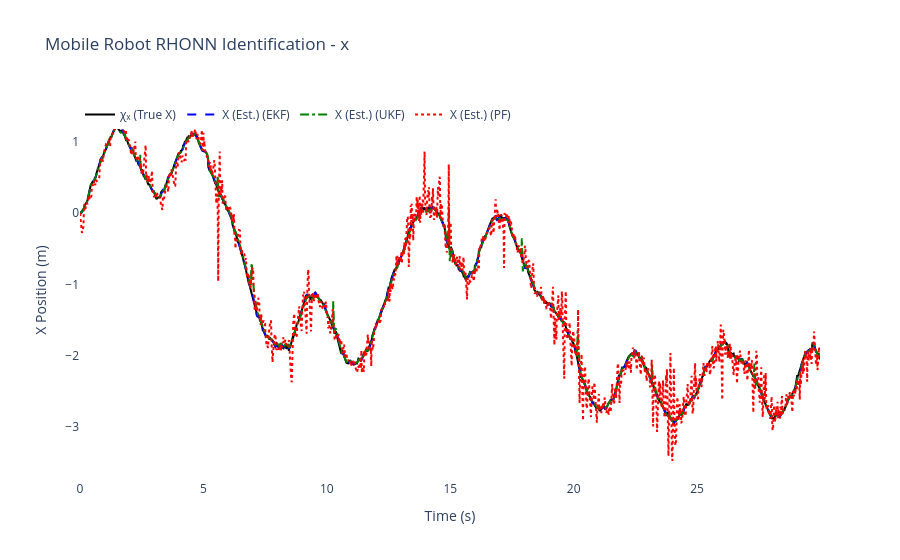
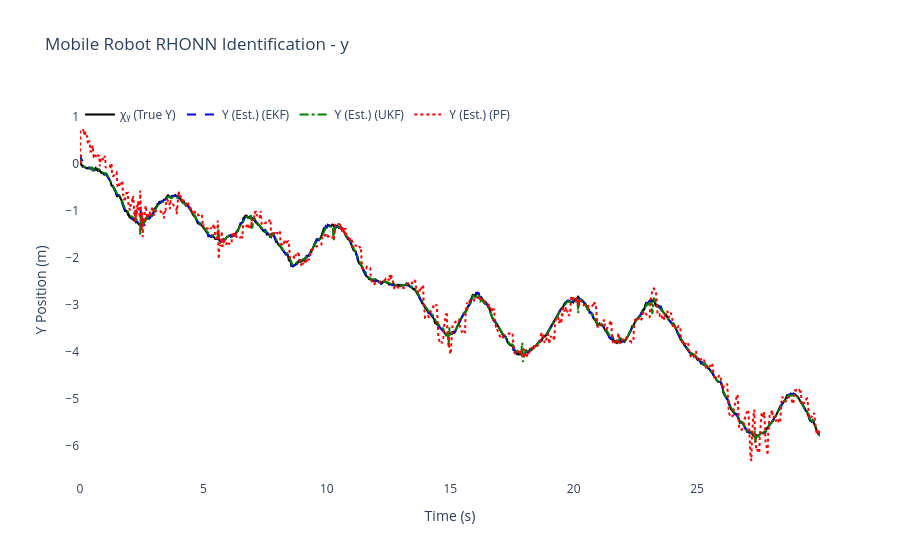
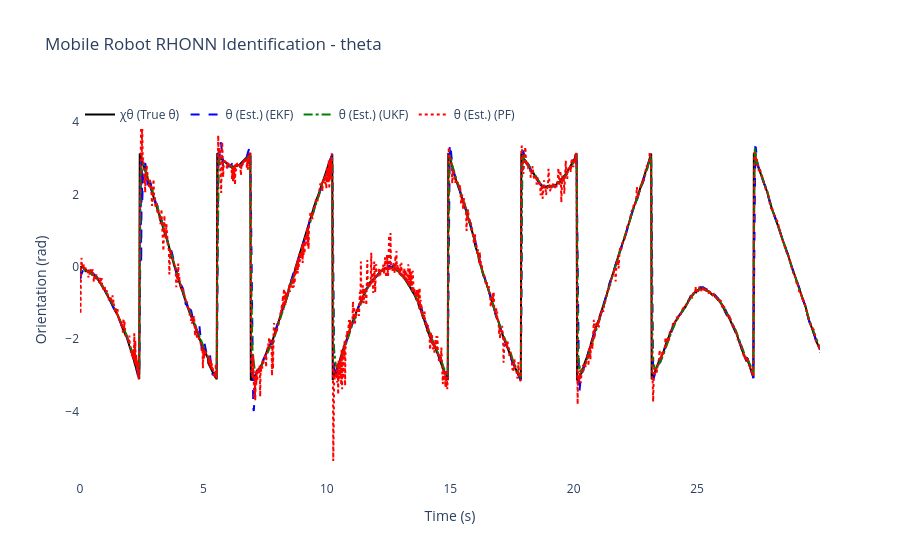
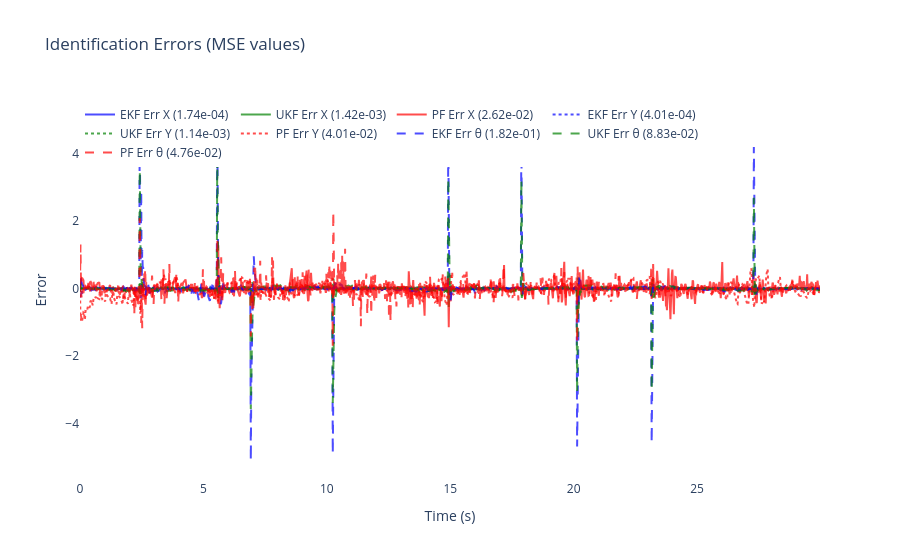

Here is the notebook cell these charts were saved with, in order:
### Code cell
# ============================================================
# 6) Results & plots for Differential Drive Mobile Robot
# ============================================================

mse_x_ekf = np.mean((x_true[:, 0] - x_hat_ekf[:, 0])**2)
mse_y_ekf = np.mean((x_true[:, 1] - x_hat_ekf[:, 1])**2)
mse_theta_ekf = np.mean((x_true[:, 2] - x_hat_ekf[:, 2])**2)

mse_x_ukf = np.mean((x_true[:, 0] - x_hat_ukf[:, 0])**2)
mse_y_ukf = np.mean((x_true[:, 1] - x_hat_ukf[:, 1])**2)
mse_theta_ukf = np.mean((x_true[:, 2] - x_hat_ukf[:, 2])**2)

mse_x_pf = np.mean((x_true[:, 0] - x_hat_pf[:, 0])**2)
mse_y_pf = np.mean((x_true[:, 1] - x_hat_pf[:, 1])**2)
mse_theta_pf = np.mean((x_true[:, 2] - x_hat_pf[:, 2])**2)

print(f"\nFinal EKF-RHONN Weights:")
for i in range(3):
    state_names = ['x', 'y', 'theta']
    print(f"  Neuron {i+1} ({state_names[i]}): {ekf_trainer.weights[i]}")

print(f"\nFinal UKF-RHONN Weights:")
for i in range(3):
    state_names = ['x', 'y', 'theta']
    print(f"  Neuron {i+1} ({state_names[i]}): {ukf_trainer.weights[i]}")

print(f"\nFinal PF-RHONN Weight Estimates:")
pf_estimates = pf_trainer.get_estimate()
for i in range(3):
    state_names = ['x', 'y', 'theta']
    print(f"  Neuron {i+1} ({state_names[i]}): {pf_estimates[i]}")

print("\n--- Performance Comparison (MSE) ---")
print(f"EKF MSE x:     {mse_x_ekf:.6f}")
print(f"EKF MSE y:     {mse_y_ekf:.6f}")
print(f"EKF MSE theta: {mse_theta_ekf:.6f}")
print(f"UKF MSE x:     {mse_x_ukf:.6f}")
print(f"UKF MSE y:     {mse_y_ukf:.6f}")
print(f"UKF MSE theta: {mse_theta_ukf:.6f}")
print(f"PF  MSE x:     {mse_x_pf:.6f}")
print(f"PF  MSE y:     {mse_y_pf:.6f}")
print(f"PF  MSE theta: {mse_theta_pf:.6f}")

states_info = [
    {'idx': 0, 'var': 'x', 'desc': 'X Position', 'y_label': 'X Position (m)', 'chi': 'χₓ (True X)', 'x': 'X (Est.)'},
    {'idx': 1, 'var': 'y', 'desc': 'Y Position', 'y_label': 'Y Position (m)', 'chi': 'χᵧ (True Y)', 'x': 'Y (Est.)'},
    {'idx': 2, 'var': 'theta', 'desc': 'Orientation', 'y_label': 'Orientation (rad)', 'chi': 'χθ (True θ)', 'x': 'θ (Est.)'}
]

for state_info in states_info:
    i = state_info['idx']
    trace_plant = go.Scatter(x=t_history, y=x_true[:, i], mode='lines', name=state_info['chi'], line=dict(color='black', width=2))
    trace_ekf = go.Scatter(x=t_history, y=x_hat_ekf[:, i], mode='lines', name=f"{state_info['x']} (EKF)", line=dict(dash='dash', color='blue'))
    trace_ukf = go.Scatter(x=t_history, y=x_hat_ukf[:, i], mode='lines', name=f"{state_info['x']} (UKF)", line=dict(dash='dashdot', color='green'))
    trace_pf = go.Scatter(x=t_history, y=x_hat_pf[:, i], mode='lines', name=f"{state_info['x']} (PF)", line=dict(dash='dot', color='red'))
    fig = go.Figure([trace_plant, trace_ekf, trace_ukf, trace_pf])
    fig.update_layout(title=f'Mobile Robot RHONN Identification - {state_info["var"]}', xaxis_title='Time (s)', yaxis_title=state_info['y_label'], legend=dict(x=0, y=1, orientation='h'), font=dict(size=12), plot_bgcolor='white', paper_bgcolor='white')
    fig.show()

error_x_ekf = x_true[:, 0] - x_hat_ekf[:, 0]
error_y_ekf = x_true[:, 1] - x_hat_ekf[:, 1]
error_theta_ekf = x_true[:, 2] - x_hat_ekf[:, 2]
error_x_ukf = x_true[:, 0] - x_hat_ukf[:, 0]
error_y_ukf = x_true[:, 1] - x_hat_ukf[:, 1]
error_theta_ukf = x_true[:, 2] - x_hat_ukf[:, 2]
error_x_pf = x_true[:, 0] - x_hat_pf[:, 0]
error_y_pf = x_true[:, 1] - x_hat_pf[:, 1]
error_theta_pf = x_true[:, 2] - x_hat_pf[:, 2]

fig2 = go.Figure()
fig2.add_trace(go.Scatter(x=t_history, y=error_x_ekf, mode='lines', name=f'EKF Err X ({mse_x_ekf:.2e})', opacity=0.7, line=dict(color='blue')))
fig2.add_trace(go.Scatter(x=t_history, y=error_x_ukf, mode='lines', name=f'UKF Err X ({mse_x_ukf:.2e})', opacity=0.7, line=dict(color='green')))
fig2.add_trace(go.Scatter(x=t_history, y=error_x_pf, mode='lines', name=f'PF Err X ({mse_x_pf:.2e})', opacity=0.7, line=dict(color='red')))
fig2.add_trace(go.Scatter(x=t_history, y=error_y_ekf, mode='lines', name=f'EKF Err Y ({mse_y_ekf:.2e})', opacity=0.7, line=dict(color='blue', dash='dot')))
fig2.add_trace(go.Scatter(x=t_history, y=error_y_ukf, mode='lines', name=f'UKF Err Y ({mse_y_ukf:.2e})', opacity=0.7, line=dict(color='green', dash='dot')))
fig2.add_trace(go.Scatter(x=t_history, y=error_y_pf, mode='lines', name=f'PF Err Y ({mse_y_pf:.2e})', opacity=0.7, line=dict(color='red', dash='dot')))
fig2.add_trace(go.Scatter(x=t_history, y=error_theta_ekf, mode='lines', name=f'EKF Err θ ({mse_theta_ekf:.2e})', opacity=0.7, line=dict(color='blue', dash='dash')))
fig2.add_trace(go.Scatter(x=t_history, y=error_theta_ukf, mode='lines', name=f'UKF Err θ ({mse_theta_ukf:.2e})', opacity=0.7, line=dict(color='green', dash='dash')))
fig2.add_trace(go.Scatter(x=t_history, y=error_theta_pf, mode='lines', name=f'PF Err θ ({mse_theta_pf:.2e})', opacity=0.7, line=dict(color='red', dash='dash')))
fig2.update_layout(title='Identification Errors (MSE values)', xaxis_title='Time (s)', yaxis_title='Error', legend=dict(x=0, y=1, orientation='h'), font=dict(size=12), plot_bgcolor='white', paper_bgcolor='white')
fig2.show()

# 2D Trajectory plot
fig_trajectory = go.Figure()
fig_trajectory.add_trace(go.Scatter(x=x_true[:, 0], y=x_true[:, 1], mode='lines', name='True', line=dict(color='black', width=3)))
fig_trajectory.add_trace(go.Scatter(x=x_hat_ekf[:, 0], y=x_hat_ekf[:, 1], mode='lines', name='EKF', line=dict(color='blue', width=2, dash='dash')))
fig_trajectory.add_trace(go.Scatter(x=x_hat_ukf[:, 0], y=x_hat_ukf[:, 1], mode='lines', name='UKF', line=dict(color='green', width=2, dash='dashdot')))
fig_trajectory.add_trace(go.Scatter(x=x_hat_pf[:, 0], y=x_hat_pf[:, 1], mode='lines', name='PF', line=dict(color='red', width=2, dash='dot')))
fig_trajectory.add_trace(go.Scatter(x=[x_true[0, 0]], y=[x_true[0, 1]], mode='markers', name='Start', marker=dict(color='green', size=10, symbol='star')))
fig_trajectory.add_trace(go.Scatter(x=[x_true[-1, 0]], y=[x_true[-1, 1]], mode='markers', name='End', marker=dict(color='red', size=10, symbol='square')))
fig_trajectory.update_layout(title='Trajectory Comparison (Optimized Params)', xaxis_title='X (m)', yaxis_title='Y (m)', font=dict(size=12), plot_bgcolor='white', paper_bgcolor='white', showlegend=True)
fig_trajectory.show()

mse_total_ekf = mse_x_ekf + mse_y_ekf + mse_theta_ekf
mse_total_ukf = mse_x_ukf + mse_y_ukf + mse_theta_ukf
mse_total_pf = mse_x_pf + mse_y_pf + mse_theta_pf
mse_totals = {'EKF': mse_total_ekf, 'UKF': mse_total_ukf, 'PF': mse_total_pf}
best_filter = min(mse_totals, key=mse_totals.get)
print(f"\nBest overall performance: {best_filter} (total MSE: {mse_totals[best_filter]:.6f})")

# --- Parameter summary ---
print("\n--- Optimized Parameter Summary ---")
print(f"EKF params: Q={ekf_trainer.Q[0][0,0]:.3e} R={ekf_trainer.R[0][0]:.3e} P0~{ekf_trainer.P[0][0,0]:.3e} eta={ekf_trainer.eta:.3f}")
print(f"UKF params: alpha={ukf_trainer.alpha:.3e} eta={ukf_trainer.eta:.3f} Qdiag={ukf_trainer.Q[0][0,0]:.3e} R={ukf_trainer.R[0][0]:.3e}")
print(f"PF params: Q_std={pf_trainer.Q_std} R_std={pf_trainer.R_std} ESS_th={pf_trainer.ess_threshold:.1f} n_particles={pf_trainer.n_particles}")

print("Optimization + simulation complete.")

### Figure 1 — Plotly figure (JSON) as saved in the notebook; plotly's stock layout.template omitted (floating-point values rounded to 4 significant figures; data arrays with more than 128 entries replaced by an {"elided": "..."} marker saying what was removed)
{"data": [{"line": {"color": "black", "width": 2}, "mode": "lines", "name": "χₓ (True X)", "type": "scatter", "x": {"elided": "1500 float values"}, "y": {"elided": "1500 float values"}}, {"line": {"color": "blue", "dash": "dash"}, "mode": "lines", "name": "X (Est.) (EKF)", "type": "scatter", "x": {"elided": "1500 float values"}, "y": {"elided": "1500 float values"}}, {"line": {"color": "green", "dash": "dashdot"}, "mode": "lines", "name": "X (Est.) (UKF)", "type": "scatter", "x": {"elided": "1500 float values"}, "y": {"elided": "1500 float values"}}, {"line": {"color": "red", "dash": "dot"}, "mode": "lines", "name": "X (Est.) (PF)", "type": "scatter", "x": {"elided": "1500 float values"}, "y": {"elided": "1500 float values"}}], "layout": {"font": {"size": 12}, "legend": {"orientation": "h", "x": 0, "y": 1}, "paper_bgcolor": "white", "plot_bgcolor": "white", "title": {"text": "Mobile Robot RHONN Identification - x"}, "xaxis": {"title": {"text": "Time (s)"}}, "yaxis": {"title": {"text": "X Position (m)"}}}}

### Figure 2 — Plotly figure (JSON) as saved in the notebook; plotly's stock layout.template omitted (floating-point values rounded to 4 significant figures; data arrays with more than 128 entries replaced by an {"elided": "..."} marker saying what was removed)
{"data": [{"line": {"color": "black", "width": 2}, "mode": "lines", "name": "χᵧ (True Y)", "type": "scatter", "x": {"elided": "1500 float values"}, "y": {"elided": "1500 float values"}}, {"line": {"color": "blue", "dash": "dash"}, "mode": "lines", "name": "Y (Est.) (EKF)", "type": "scatter", "x": {"elided": "1500 float values"}, "y": {"elided": "1500 float values"}}, {"line": {"color": "green", "dash": "dashdot"}, "mode": "lines", "name": "Y (Est.) (UKF)", "type": "scatter", "x": {"elided": "1500 float values"}, "y": {"elided": "1500 float values"}}, {"line": {"color": "red", "dash": "dot"}, "mode": "lines", "name": "Y (Est.) (PF)", "type": "scatter", "x": {"elided": "1500 float values"}, "y": {"elided": "1500 float values"}}], "layout": {"font": {"size": 12}, "legend": {"orientation": "h", "x": 0, "y": 1}, "paper_bgcolor": "white", "plot_bgcolor": "white", "title": {"text": "Mobile Robot RHONN Identification - y"}, "xaxis": {"title": {"text": "Time (s)"}}, "yaxis": {"title": {"text": "Y Position (m)"}}}}

### Figure 3 — Plotly figure (JSON) as saved in the notebook; plotly's stock layout.template omitted (floating-point values rounded to 4 significant figures; data arrays with more than 128 entries replaced by an {"elided": "..."} marker saying what was removed)
{"data": [{"line": {"color": "black", "width": 2}, "mode": "lines", "name": "χθ (True θ)", "type": "scatter", "x": {"elided": "1500 float values"}, "y": {"elided": "1500 float values"}}, {"line": {"color": "blue", "dash": "dash"}, "mode": "lines", "name": "θ (Est.) (EKF)", "type": "scatter", "x": {"elided": "1500 float values"}, "y": {"elided": "1500 float values"}}, {"line": {"color": "green", "dash": "dashdot"}, "mode": "lines", "name": "θ (Est.) (UKF)", "type": "scatter", "x": {"elided": "1500 float values"}, "y": {"elided": "1500 float values"}}, {"line": {"color": "red", "dash": "dot"}, "mode": "lines", "name": "θ (Est.) (PF)", "type": "scatter", "x": {"elided": "1500 float values"}, "y": {"elided": "1500 float values"}}], "layout": {"font": {"size": 12}, "legend": {"orientation": "h", "x": 0, "y": 1}, "paper_bgcolor": "white", "plot_bgcolor": "white", "title": {"text": "Mobile Robot RHONN Identification - theta"}, "xaxis": {"title": {"text": "Time (s)"}}, "yaxis": {"title": {"text": "Orientation (rad)"}}}}

### Figure 4 — Plotly figure (JSON) as saved in the notebook; plotly's stock layout.template omitted (floating-point values rounded to 4 significant figures; data arrays with more than 128 entries replaced by an {"elided": "..."} marker saying what was removed)
{"data": [{"line": {"color": "blue"}, "mode": "lines", "name": "EKF Err X (1.74e-04)", "opacity": 0.7, "type": "scatter", "x": {"elided": "1500 float values"}, "y": {"elided": "1500 float values"}}, {"line": {"color": "green"}, "mode": "lines", "name": "UKF Err X (1.42e-03)", "opacity": 0.7, "type": "scatter", "x": {"elided": "1500 float values"}, "y": {"elided": "1500 float values"}}, {"line": {"color": "red"}, "mode": "lines", "name": "PF Err X (2.62e-02)", "opacity": 0.7, "type": "scatter", "x": {"elided": "1500 float values"}, "y": {"elided": "1500 float values"}}, {"line": {"color": "blue", "dash": "dot"}, "mode": "lines", "name": "EKF Err Y (4.01e-04)", "opacity": 0.7, "type": "scatter", "x": {"elided": "1500 float values"}, "y": {"elided": "1500 float values"}}, {"line": {"color": "green", "dash": "dot"}, "mode": "lines", "name": "UKF Err Y (1.14e-03)", "opacity": 0.7, "type": "scatter", "x": {"elided": "1500 float values"}, "y": {"elided": "1500 float values"}}, {"line": {"color": "red", "dash": "dot"}, "mode": "lines", "name": "PF Err Y (4.01e-02)", "opacity": 0.7, "type": "scatter", "x": {"elided": "1500 float values"}, "y": {"elided": "1500 float values"}}, {"line": {"color": "blue", "dash": "dash"}, "mode": "lines", "name": "EKF Err θ (1.82e-01)", "opacity": 0.7, "type": "scatter", "x": {"elided": "1500 float values"}, "y": {"elided": "1500 float values"}}, {"line": {"color": "green", "dash": "dash"}, "mode": "lines", "name": "UKF Err θ (8.83e-02)", "opacity": 0.7, "type": "scatter", "x": {"elided": "1500 float values"}, "y": {"elided": "1500 float values"}}, {"line": {"color": "red", "dash": "dash"}, "mode": "lines", "name": "PF Err θ (4.76e-02)", "opacity": 0.7, "type": "scatter", "x": {"elided": "1500 float values"}, "y": {"elided": "1500 float values"}}], "layout": {"font": {"size": 12}, "legend": {"orientation": "h", "x": 0, "y": 1}, "paper_bgcolor": "white", "plot_bgcolor": "white", "title": {"text": "Identification Errors (MSE values)"}, "xaxis": {"title": {"text": "Time (s)"}}, "yaxis": {"title": {"text": "Error"}}}}
